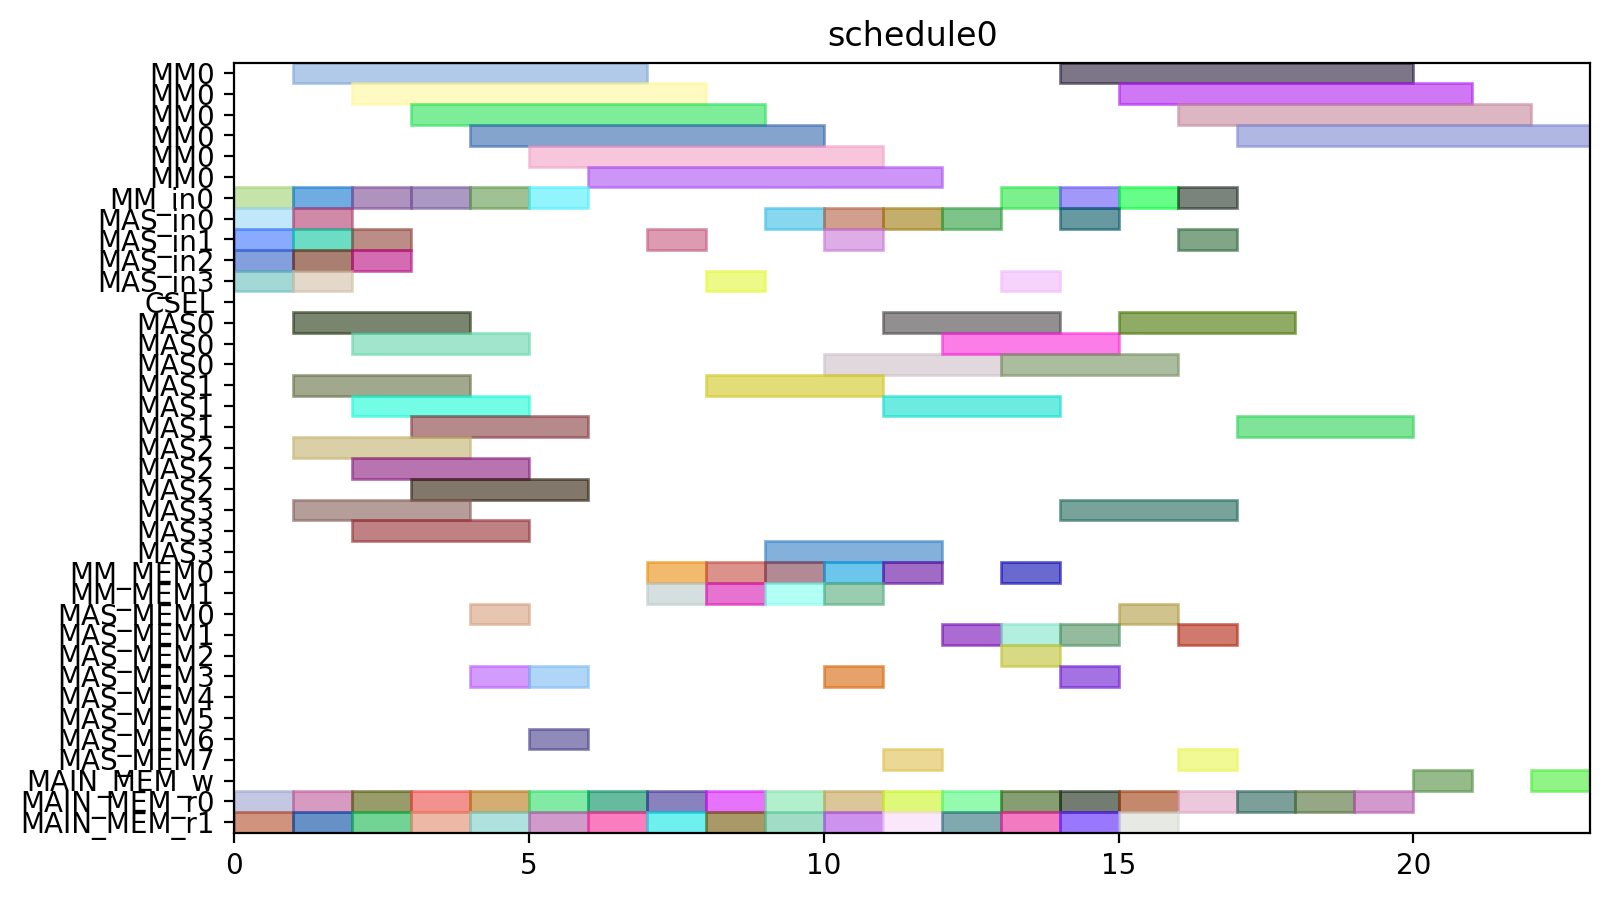

Write Python code to recreate this figure.
from pyschedule import Scenario, solvers, plotters, alt


def solve():
	horizon = 90
	S = Scenario("schedule0", horizon=horizon)

	# resource
	MM = S.Resources('MM', num=1, size=6)
	MM_in = S.Resources('MM_in', num=1)
	MAS_in = S.Resources('MAS_in', num=4)
	CSEL = S.Resource('CSEL')
	MAS = S.Resources('MAS', num=4, size=3, periods=range(1, horizon))
	MM_MEM = S.Resources('MM_MEM', num=2)
	MAS_MEM = S.Resources('MAS_MEM', num=8)
	MAIN_MEM_w = S.Resource('MAIN_MEM_w', size=1)
	MAIN_MEM_r = S.Resources('MAIN_MEM_r', num=2)

	# result of previous scheduling

	# new tasks
	t0_t0 = S.Task('t0_t0', length=6, delay_cost=1)
	t0_t0 += alt(MM)
	t0_t0_in = S.Task('t0_t0_in', length=1, delay_cost=1)
	t0_t0_in += alt(MM_in)
	S += t0_t0_in*MM_in[0]<=t0_t0*MM[0]

	t0_t0_mem0 = S.Task('t0_t0_mem0', length=1, delay_cost=1)
	t0_t0_mem0 += MAIN_MEM_r[0]
	t0_t0_mem1 = S.Task('t0_t0_mem1', length=1, delay_cost=1)
	t0_t0_mem1 += MAIN_MEM_r[1]
	t0_t1 = S.Task('t0_t1', length=6, delay_cost=1)
	t0_t1 += alt(MM)
	t0_t1_in = S.Task('t0_t1_in', length=1, delay_cost=1)
	t0_t1_in += alt(MM_in)
	S += t0_t1_in*MM_in[0]<=t0_t1*MM[0]

	t0_t1_mem0 = S.Task('t0_t1_mem0', length=1, delay_cost=1)
	t0_t1_mem0 += MAIN_MEM_r[0]
	t0_t1_mem1 = S.Task('t0_t1_mem1', length=1, delay_cost=1)
	t0_t1_mem1 += MAIN_MEM_r[1]
	t0_t2 = S.Task('t0_t2', length=3, delay_cost=1)
	t0_t2 += alt(MAS)
	t0_t2_in = S.Task('t0_t2_in', length=1, delay_cost=1)
	t0_t2_in += alt(MAS_in)
	S += t0_t2_in*MAS_in[0]<=t0_t2*MAS[0]

	S += t0_t2_in*MAS_in[1]<=t0_t2*MAS[1]

	S += t0_t2_in*MAS_in[2]<=t0_t2*MAS[2]

	S += t0_t2_in*MAS_in[3]<=t0_t2*MAS[3]

	t0_t2_mem0 = S.Task('t0_t2_mem0', length=1, delay_cost=1)
	t0_t2_mem0 += MAIN_MEM_r[0]
	t0_t2_mem1 = S.Task('t0_t2_mem1', length=1, delay_cost=1)
	t0_t2_mem1 += MAIN_MEM_r[1]
	t0_t3 = S.Task('t0_t3', length=3, delay_cost=1)
	t0_t3 += alt(MAS)
	t0_t3_in = S.Task('t0_t3_in', length=1, delay_cost=1)
	t0_t3_in += alt(MAS_in)
	S += t0_t3_in*MAS_in[0]<=t0_t3*MAS[0]

	S += t0_t3_in*MAS_in[1]<=t0_t3*MAS[1]

	S += t0_t3_in*MAS_in[2]<=t0_t3*MAS[2]

	S += t0_t3_in*MAS_in[3]<=t0_t3*MAS[3]

	t0_t3_mem0 = S.Task('t0_t3_mem0', length=1, delay_cost=1)
	t0_t3_mem0 += MAIN_MEM_r[0]
	t0_t3_mem1 = S.Task('t0_t3_mem1', length=1, delay_cost=1)
	t0_t3_mem1 += MAIN_MEM_r[1]
	t2_t0 = S.Task('t2_t0', length=6, delay_cost=1)
	t2_t0 += alt(MM)
	t2_t0_in = S.Task('t2_t0_in', length=1, delay_cost=1)
	t2_t0_in += alt(MM_in)
	S += t2_t0_in*MM_in[0]<=t2_t0*MM[0]

	t2_t0_mem0 = S.Task('t2_t0_mem0', length=1, delay_cost=1)
	t2_t0_mem0 += MAIN_MEM_r[0]
	t2_t0_mem1 = S.Task('t2_t0_mem1', length=1, delay_cost=1)
	t2_t0_mem1 += MAIN_MEM_r[1]
	t2_t1 = S.Task('t2_t1', length=6, delay_cost=1)
	t2_t1 += alt(MM)
	t2_t1_in = S.Task('t2_t1_in', length=1, delay_cost=1)
	t2_t1_in += alt(MM_in)
	S += t2_t1_in*MM_in[0]<=t2_t1*MM[0]

	t2_t1_mem0 = S.Task('t2_t1_mem0', length=1, delay_cost=1)
	t2_t1_mem0 += MAIN_MEM_r[0]
	t2_t1_mem1 = S.Task('t2_t1_mem1', length=1, delay_cost=1)
	t2_t1_mem1 += MAIN_MEM_r[1]
	t2_t2 = S.Task('t2_t2', length=3, delay_cost=1)
	t2_t2 += alt(MAS)
	t2_t2_in = S.Task('t2_t2_in', length=1, delay_cost=1)
	t2_t2_in += alt(MAS_in)
	S += t2_t2_in*MAS_in[0]<=t2_t2*MAS[0]

	S += t2_t2_in*MAS_in[1]<=t2_t2*MAS[1]

	S += t2_t2_in*MAS_in[2]<=t2_t2*MAS[2]

	S += t2_t2_in*MAS_in[3]<=t2_t2*MAS[3]

	t2_t2_mem0 = S.Task('t2_t2_mem0', length=1, delay_cost=1)
	t2_t2_mem0 += MAIN_MEM_r[0]
	t2_t2_mem1 = S.Task('t2_t2_mem1', length=1, delay_cost=1)
	t2_t2_mem1 += MAIN_MEM_r[1]
	t2_t3 = S.Task('t2_t3', length=3, delay_cost=1)
	t2_t3 += alt(MAS)
	t2_t3_in = S.Task('t2_t3_in', length=1, delay_cost=1)
	t2_t3_in += alt(MAS_in)
	S += t2_t3_in*MAS_in[0]<=t2_t3*MAS[0]

	S += t2_t3_in*MAS_in[1]<=t2_t3*MAS[1]

	S += t2_t3_in*MAS_in[2]<=t2_t3*MAS[2]

	S += t2_t3_in*MAS_in[3]<=t2_t3*MAS[3]

	t2_t3_mem0 = S.Task('t2_t3_mem0', length=1, delay_cost=1)
	t2_t3_mem0 += MAIN_MEM_r[0]
	t2_t3_mem1 = S.Task('t2_t3_mem1', length=1, delay_cost=1)
	t2_t3_mem1 += MAIN_MEM_r[1]
	t7_t2 = S.Task('t7_t2', length=3, delay_cost=1)
	t7_t2 += alt(MAS)
	t7_t2_in = S.Task('t7_t2_in', length=1, delay_cost=1)
	t7_t2_in += alt(MAS_in)
	S += t7_t2_in*MAS_in[0]<=t7_t2*MAS[0]

	S += t7_t2_in*MAS_in[1]<=t7_t2*MAS[1]

	S += t7_t2_in*MAS_in[2]<=t7_t2*MAS[2]

	S += t7_t2_in*MAS_in[3]<=t7_t2*MAS[3]

	t7_t2_mem0 = S.Task('t7_t2_mem0', length=1, delay_cost=1)
	t7_t2_mem0 += MAIN_MEM_r[0]
	t7_t2_mem1 = S.Task('t7_t2_mem1', length=1, delay_cost=1)
	t7_t2_mem1 += MAIN_MEM_r[1]
	t9_t2 = S.Task('t9_t2', length=3, delay_cost=1)
	t9_t2 += alt(MAS)
	t9_t2_in = S.Task('t9_t2_in', length=1, delay_cost=1)
	t9_t2_in += alt(MAS_in)
	S += t9_t2_in*MAS_in[0]<=t9_t2*MAS[0]

	S += t9_t2_in*MAS_in[1]<=t9_t2*MAS[1]

	S += t9_t2_in*MAS_in[2]<=t9_t2*MAS[2]

	S += t9_t2_in*MAS_in[3]<=t9_t2*MAS[3]

	t9_t2_mem0 = S.Task('t9_t2_mem0', length=1, delay_cost=1)
	t9_t2_mem0 += MAIN_MEM_r[0]
	t9_t2_mem1 = S.Task('t9_t2_mem1', length=1, delay_cost=1)
	t9_t2_mem1 += MAIN_MEM_r[1]
	t14_t2 = S.Task('t14_t2', length=3, delay_cost=1)
	t14_t2 += alt(MAS)
	t14_t2_in = S.Task('t14_t2_in', length=1, delay_cost=1)
	t14_t2_in += alt(MAS_in)
	S += t14_t2_in*MAS_in[0]<=t14_t2*MAS[0]

	S += t14_t2_in*MAS_in[1]<=t14_t2*MAS[1]

	S += t14_t2_in*MAS_in[2]<=t14_t2*MAS[2]

	S += t14_t2_in*MAS_in[3]<=t14_t2*MAS[3]

	t14_t2_mem0 = S.Task('t14_t2_mem0', length=1, delay_cost=1)
	t14_t2_mem0 += MAIN_MEM_r[0]
	t14_t2_mem1 = S.Task('t14_t2_mem1', length=1, delay_cost=1)
	t14_t2_mem1 += MAIN_MEM_r[1]
	new_TZ_t2 = S.Task('new_TZ_t2', length=3, delay_cost=1)
	new_TZ_t2 += alt(MAS)
	new_TZ_t2_in = S.Task('new_TZ_t2_in', length=1, delay_cost=1)
	new_TZ_t2_in += alt(MAS_in)
	S += new_TZ_t2_in*MAS_in[0]<=new_TZ_t2*MAS[0]

	S += new_TZ_t2_in*MAS_in[1]<=new_TZ_t2*MAS[1]

	S += new_TZ_t2_in*MAS_in[2]<=new_TZ_t2*MAS[2]

	S += new_TZ_t2_in*MAS_in[3]<=new_TZ_t2*MAS[3]

	new_TZ_t2_mem0 = S.Task('new_TZ_t2_mem0', length=1, delay_cost=1)
	new_TZ_t2_mem0 += MAIN_MEM_r[0]
	new_TZ_t2_mem1 = S.Task('new_TZ_t2_mem1', length=1, delay_cost=1)
	new_TZ_t2_mem1 += MAIN_MEM_r[1]
	t16_t2 = S.Task('t16_t2', length=3, delay_cost=1)
	t16_t2 += alt(MAS)
	t16_t2_in = S.Task('t16_t2_in', length=1, delay_cost=1)
	t16_t2_in += alt(MAS_in)
	S += t16_t2_in*MAS_in[0]<=t16_t2*MAS[0]

	S += t16_t2_in*MAS_in[1]<=t16_t2*MAS[1]

	S += t16_t2_in*MAS_in[2]<=t16_t2*MAS[2]

	S += t16_t2_in*MAS_in[3]<=t16_t2*MAS[3]

	t16_t2_mem0 = S.Task('t16_t2_mem0', length=1, delay_cost=1)
	t16_t2_mem0 += MAIN_MEM_r[0]
	t16_t2_mem1 = S.Task('t16_t2_mem1', length=1, delay_cost=1)
	t16_t2_mem1 += MAIN_MEM_r[1]
	t17_t2 = S.Task('t17_t2', length=3, delay_cost=1)
	t17_t2 += alt(MAS)
	t17_t2_in = S.Task('t17_t2_in', length=1, delay_cost=1)
	t17_t2_in += alt(MAS_in)
	S += t17_t2_in*MAS_in[0]<=t17_t2*MAS[0]

	S += t17_t2_in*MAS_in[1]<=t17_t2*MAS[1]

	S += t17_t2_in*MAS_in[2]<=t17_t2*MAS[2]

	S += t17_t2_in*MAS_in[3]<=t17_t2*MAS[3]

	t17_t2_mem0 = S.Task('t17_t2_mem0', length=1, delay_cost=1)
	t17_t2_mem0 += MAIN_MEM_r[0]
	t17_t2_mem1 = S.Task('t17_t2_mem1', length=1, delay_cost=1)
	t17_t2_mem1 += MAIN_MEM_r[1]
	t0_t4 = S.Task('t0_t4', length=6, delay_cost=1)
	t0_t4 += alt(MM)
	t0_t4_in = S.Task('t0_t4_in', length=1, delay_cost=1)
	t0_t4_in += alt(MM_in)
	S += t0_t4_in*MM_in[0]<=t0_t4*MM[0]

	t0_t4_mem0 = S.Task('t0_t4_mem0', length=1, delay_cost=1)
	t0_t4_mem0 += alt(MAS_MEM)
	S += (t0_t2*MAS[0])-1 < t0_t4_mem0*MAS_MEM[0]
	S += (t0_t2*MAS[1])-1 < t0_t4_mem0*MAS_MEM[2]
	S += (t0_t2*MAS[2])-1 < t0_t4_mem0*MAS_MEM[4]
	S += (t0_t2*MAS[3])-1 < t0_t4_mem0*MAS_MEM[6]
	S += t0_t4_mem0 <= t0_t4

	t0_t4_mem1 = S.Task('t0_t4_mem1', length=1, delay_cost=1)
	t0_t4_mem1 += alt(MAS_MEM)
	S += (t0_t3*MAS[0])-1 < t0_t4_mem1*MAS_MEM[1]
	S += (t0_t3*MAS[1])-1 < t0_t4_mem1*MAS_MEM[3]
	S += (t0_t3*MAS[2])-1 < t0_t4_mem1*MAS_MEM[5]
	S += (t0_t3*MAS[3])-1 < t0_t4_mem1*MAS_MEM[7]
	S += t0_t4_mem1 <= t0_t4

	t00 = S.Task('t00', length=3, delay_cost=1)
	t00 += alt(MAS)
	t00_in = S.Task('t00_in', length=1, delay_cost=1)
	t00_in += alt(MAS_in)
	S += t00_in*MAS_in[0]<=t00*MAS[0]

	S += t00_in*MAS_in[1]<=t00*MAS[1]

	S += t00_in*MAS_in[2]<=t00*MAS[2]

	S += t00_in*MAS_in[3]<=t00*MAS[3]

	t00_mem0 = S.Task('t00_mem0', length=1, delay_cost=1)
	t00_mem0 += alt(MM_MEM)
	S += (t0_t0*MM[0])-1 < t00_mem0*MM_MEM[0]
	S += t00_mem0 <= t00

	t00_mem1 = S.Task('t00_mem1', length=1, delay_cost=1)
	t00_mem1 += alt(MM_MEM)
	S += (t0_t1*MM[0])-1 < t00_mem1*MM_MEM[1]
	S += t00_mem1 <= t00

	t0_t5 = S.Task('t0_t5', length=3, delay_cost=1)
	t0_t5 += alt(MAS)
	t0_t5_in = S.Task('t0_t5_in', length=1, delay_cost=1)
	t0_t5_in += alt(MAS_in)
	S += t0_t5_in*MAS_in[0]<=t0_t5*MAS[0]

	S += t0_t5_in*MAS_in[1]<=t0_t5*MAS[1]

	S += t0_t5_in*MAS_in[2]<=t0_t5*MAS[2]

	S += t0_t5_in*MAS_in[3]<=t0_t5*MAS[3]

	t0_t5_mem0 = S.Task('t0_t5_mem0', length=1, delay_cost=1)
	t0_t5_mem0 += alt(MM_MEM)
	S += (t0_t0*MM[0])-1 < t0_t5_mem0*MM_MEM[0]
	S += t0_t5_mem0 <= t0_t5

	t0_t5_mem1 = S.Task('t0_t5_mem1', length=1, delay_cost=1)
	t0_t5_mem1 += alt(MM_MEM)
	S += (t0_t1*MM[0])-1 < t0_t5_mem1*MM_MEM[1]
	S += t0_t5_mem1 <= t0_t5

	t2_t4 = S.Task('t2_t4', length=6, delay_cost=1)
	t2_t4 += alt(MM)
	t2_t4_in = S.Task('t2_t4_in', length=1, delay_cost=1)
	t2_t4_in += alt(MM_in)
	S += t2_t4_in*MM_in[0]<=t2_t4*MM[0]

	t2_t4_mem0 = S.Task('t2_t4_mem0', length=1, delay_cost=1)
	t2_t4_mem0 += alt(MAS_MEM)
	S += (t2_t2*MAS[0])-1 < t2_t4_mem0*MAS_MEM[0]
	S += (t2_t2*MAS[1])-1 < t2_t4_mem0*MAS_MEM[2]
	S += (t2_t2*MAS[2])-1 < t2_t4_mem0*MAS_MEM[4]
	S += (t2_t2*MAS[3])-1 < t2_t4_mem0*MAS_MEM[6]
	S += t2_t4_mem0 <= t2_t4

	t2_t4_mem1 = S.Task('t2_t4_mem1', length=1, delay_cost=1)
	t2_t4_mem1 += alt(MAS_MEM)
	S += (t2_t3*MAS[0])-1 < t2_t4_mem1*MAS_MEM[1]
	S += (t2_t3*MAS[1])-1 < t2_t4_mem1*MAS_MEM[3]
	S += (t2_t3*MAS[2])-1 < t2_t4_mem1*MAS_MEM[5]
	S += (t2_t3*MAS[3])-1 < t2_t4_mem1*MAS_MEM[7]
	S += t2_t4_mem1 <= t2_t4

	t20 = S.Task('t20', length=3, delay_cost=1)
	t20 += alt(MAS)
	t20_in = S.Task('t20_in', length=1, delay_cost=1)
	t20_in += alt(MAS_in)
	S += t20_in*MAS_in[0]<=t20*MAS[0]

	S += t20_in*MAS_in[1]<=t20*MAS[1]

	S += t20_in*MAS_in[2]<=t20*MAS[2]

	S += t20_in*MAS_in[3]<=t20*MAS[3]

	t20_mem0 = S.Task('t20_mem0', length=1, delay_cost=1)
	t20_mem0 += alt(MM_MEM)
	S += (t2_t0*MM[0])-1 < t20_mem0*MM_MEM[0]
	S += t20_mem0 <= t20

	t20_mem1 = S.Task('t20_mem1', length=1, delay_cost=1)
	t20_mem1 += alt(MM_MEM)
	S += (t2_t1*MM[0])-1 < t20_mem1*MM_MEM[1]
	S += t20_mem1 <= t20

	t2_t5 = S.Task('t2_t5', length=3, delay_cost=1)
	t2_t5 += alt(MAS)
	t2_t5_in = S.Task('t2_t5_in', length=1, delay_cost=1)
	t2_t5_in += alt(MAS_in)
	S += t2_t5_in*MAS_in[0]<=t2_t5*MAS[0]

	S += t2_t5_in*MAS_in[1]<=t2_t5*MAS[1]

	S += t2_t5_in*MAS_in[2]<=t2_t5*MAS[2]

	S += t2_t5_in*MAS_in[3]<=t2_t5*MAS[3]

	t2_t5_mem0 = S.Task('t2_t5_mem0', length=1, delay_cost=1)
	t2_t5_mem0 += alt(MM_MEM)
	S += (t2_t0*MM[0])-1 < t2_t5_mem0*MM_MEM[0]
	S += t2_t5_mem0 <= t2_t5

	t2_t5_mem1 = S.Task('t2_t5_mem1', length=1, delay_cost=1)
	t2_t5_mem1 += alt(MM_MEM)
	S += (t2_t1*MM[0])-1 < t2_t5_mem1*MM_MEM[1]
	S += t2_t5_mem1 <= t2_t5

	t01 = S.Task('t01', length=3, delay_cost=1)
	t01 += alt(MAS)
	t01_in = S.Task('t01_in', length=1, delay_cost=1)
	t01_in += alt(MAS_in)
	S += t01_in*MAS_in[0]<=t01*MAS[0]

	S += t01_in*MAS_in[1]<=t01*MAS[1]

	S += t01_in*MAS_in[2]<=t01*MAS[2]

	S += t01_in*MAS_in[3]<=t01*MAS[3]

	t01_mem0 = S.Task('t01_mem0', length=1, delay_cost=1)
	t01_mem0 += alt(MM_MEM)
	S += (t0_t4*MM[0])-1 < t01_mem0*MM_MEM[0]
	S += t01_mem0 <= t01

	t01_mem1 = S.Task('t01_mem1', length=1, delay_cost=1)
	t01_mem1 += alt(MAS_MEM)
	S += (t0_t5*MAS[0])-1 < t01_mem1*MAS_MEM[1]
	S += (t0_t5*MAS[1])-1 < t01_mem1*MAS_MEM[3]
	S += (t0_t5*MAS[2])-1 < t01_mem1*MAS_MEM[5]
	S += (t0_t5*MAS[3])-1 < t01_mem1*MAS_MEM[7]
	S += t01_mem1 <= t01

	t10 = S.Task('t10', length=3, delay_cost=1)
	t10 += alt(MAS)
	t10_in = S.Task('t10_in', length=1, delay_cost=1)
	t10_in += alt(MAS_in)
	S += t10_in*MAS_in[0]<=t10*MAS[0]

	S += t10_in*MAS_in[1]<=t10*MAS[1]

	S += t10_in*MAS_in[2]<=t10*MAS[2]

	S += t10_in*MAS_in[3]<=t10*MAS[3]

	t10_mem0 = S.Task('t10_mem0', length=1, delay_cost=1)
	t10_mem0 += MAIN_MEM_r[0]
	t10_mem1 = S.Task('t10_mem1', length=1, delay_cost=1)
	t10_mem1 += alt(MAS_MEM)
	S += (t00*MAS[0])-1 < t10_mem1*MAS_MEM[1]
	S += (t00*MAS[1])-1 < t10_mem1*MAS_MEM[3]
	S += (t00*MAS[2])-1 < t10_mem1*MAS_MEM[5]
	S += (t00*MAS[3])-1 < t10_mem1*MAS_MEM[7]
	S += t10_mem1 <= t10

	t21 = S.Task('t21', length=3, delay_cost=1)
	t21 += alt(MAS)
	t21_in = S.Task('t21_in', length=1, delay_cost=1)
	t21_in += alt(MAS_in)
	S += t21_in*MAS_in[0]<=t21*MAS[0]

	S += t21_in*MAS_in[1]<=t21*MAS[1]

	S += t21_in*MAS_in[2]<=t21*MAS[2]

	S += t21_in*MAS_in[3]<=t21*MAS[3]

	t21_mem0 = S.Task('t21_mem0', length=1, delay_cost=1)
	t21_mem0 += alt(MM_MEM)
	S += (t2_t4*MM[0])-1 < t21_mem0*MM_MEM[0]
	S += t21_mem0 <= t21

	t21_mem1 = S.Task('t21_mem1', length=1, delay_cost=1)
	t21_mem1 += alt(MAS_MEM)
	S += (t2_t5*MAS[0])-1 < t21_mem1*MAS_MEM[1]
	S += (t2_t5*MAS[1])-1 < t21_mem1*MAS_MEM[3]
	S += (t2_t5*MAS[2])-1 < t21_mem1*MAS_MEM[5]
	S += (t2_t5*MAS[3])-1 < t21_mem1*MAS_MEM[7]
	S += t21_mem1 <= t21

	t30 = S.Task('t30', length=3, delay_cost=1)
	t30 += alt(MAS)
	t30_in = S.Task('t30_in', length=1, delay_cost=1)
	t30_in += alt(MAS_in)
	S += t30_in*MAS_in[0]<=t30*MAS[0]

	S += t30_in*MAS_in[1]<=t30*MAS[1]

	S += t30_in*MAS_in[2]<=t30*MAS[2]

	S += t30_in*MAS_in[3]<=t30*MAS[3]

	t30_mem0 = S.Task('t30_mem0', length=1, delay_cost=1)
	t30_mem0 += MAIN_MEM_r[0]
	t30_mem1 = S.Task('t30_mem1', length=1, delay_cost=1)
	t30_mem1 += alt(MAS_MEM)
	S += (t20*MAS[0])-1 < t30_mem1*MAS_MEM[1]
	S += (t20*MAS[1])-1 < t30_mem1*MAS_MEM[3]
	S += (t20*MAS[2])-1 < t30_mem1*MAS_MEM[5]
	S += (t20*MAS[3])-1 < t30_mem1*MAS_MEM[7]
	S += t30_mem1 <= t30

	t11 = S.Task('t11', length=3, delay_cost=1)
	t11 += alt(MAS)
	t11_in = S.Task('t11_in', length=1, delay_cost=1)
	t11_in += alt(MAS_in)
	S += t11_in*MAS_in[0]<=t11*MAS[0]

	S += t11_in*MAS_in[1]<=t11*MAS[1]

	S += t11_in*MAS_in[2]<=t11*MAS[2]

	S += t11_in*MAS_in[3]<=t11*MAS[3]

	t11_mem0 = S.Task('t11_mem0', length=1, delay_cost=1)
	t11_mem0 += MAIN_MEM_r[0]
	t11_mem1 = S.Task('t11_mem1', length=1, delay_cost=1)
	t11_mem1 += alt(MAS_MEM)
	S += (t01*MAS[0])-1 < t11_mem1*MAS_MEM[1]
	S += (t01*MAS[1])-1 < t11_mem1*MAS_MEM[3]
	S += (t01*MAS[2])-1 < t11_mem1*MAS_MEM[5]
	S += (t01*MAS[3])-1 < t11_mem1*MAS_MEM[7]
	S += t11_mem1 <= t11

	t31 = S.Task('t31', length=3, delay_cost=1)
	t31 += alt(MAS)
	t31_in = S.Task('t31_in', length=1, delay_cost=1)
	t31_in += alt(MAS_in)
	S += t31_in*MAS_in[0]<=t31*MAS[0]

	S += t31_in*MAS_in[1]<=t31*MAS[1]

	S += t31_in*MAS_in[2]<=t31*MAS[2]

	S += t31_in*MAS_in[3]<=t31*MAS[3]

	t31_mem0 = S.Task('t31_mem0', length=1, delay_cost=1)
	t31_mem0 += MAIN_MEM_r[0]
	t31_mem1 = S.Task('t31_mem1', length=1, delay_cost=1)
	t31_mem1 += alt(MAS_MEM)
	S += (t21*MAS[0])-1 < t31_mem1*MAS_MEM[1]
	S += (t21*MAS[1])-1 < t31_mem1*MAS_MEM[3]
	S += (t21*MAS[2])-1 < t31_mem1*MAS_MEM[5]
	S += (t21*MAS[3])-1 < t31_mem1*MAS_MEM[7]
	S += t31_mem1 <= t31

	c010 = S.Task('c010', length=6, delay_cost=1)
	c010 += alt(MM)
	c010_in = S.Task('c010_in', length=1, delay_cost=1)
	c010_in += alt(MM_in)
	S += c010_in*MM_in[0]<=c010*MM[0]

	S += 0<c010

	c010_w = S.Task('c010_w', length=1, delay_cost=1)
	c010_w += alt(MAIN_MEM_w)
	S += c010 <= c010_w

	c010_mem0 = S.Task('c010_mem0', length=1, delay_cost=1)
	c010_mem0 += alt(MAS_MEM)
	S += (t30*MAS[0])-1 < c010_mem0*MAS_MEM[0]
	S += (t30*MAS[1])-1 < c010_mem0*MAS_MEM[2]
	S += (t30*MAS[2])-1 < c010_mem0*MAS_MEM[4]
	S += (t30*MAS[3])-1 < c010_mem0*MAS_MEM[6]
	S += c010_mem0 <= c010

	c010_mem1 = S.Task('c010_mem1', length=1, delay_cost=1)
	c010_mem1 += MAIN_MEM_r[1]
	c200 = S.Task('c200', length=6, delay_cost=1)
	c200 += alt(MM)
	c200_in = S.Task('c200_in', length=1, delay_cost=1)
	c200_in += alt(MM_in)
	S += c200_in*MM_in[0]<=c200*MM[0]

	S += 0<c200

	c200_w = S.Task('c200_w', length=1, delay_cost=1)
	c200_w += alt(MAIN_MEM_w)
	S += c200 <= c200_w

	c200_mem0 = S.Task('c200_mem0', length=1, delay_cost=1)
	c200_mem0 += alt(MAS_MEM)
	S += (t10*MAS[0])-1 < c200_mem0*MAS_MEM[0]
	S += (t10*MAS[1])-1 < c200_mem0*MAS_MEM[2]
	S += (t10*MAS[2])-1 < c200_mem0*MAS_MEM[4]
	S += (t10*MAS[3])-1 < c200_mem0*MAS_MEM[6]
	S += c200_mem0 <= c200

	c200_mem1 = S.Task('c200_mem1', length=1, delay_cost=1)
	c200_mem1 += MAIN_MEM_r[1]
	t16_t0 = S.Task('t16_t0', length=6, delay_cost=1)
	t16_t0 += alt(MM)
	t16_t0_in = S.Task('t16_t0_in', length=1, delay_cost=1)
	t16_t0_in += alt(MM_in)
	S += t16_t0_in*MM_in[0]<=t16_t0*MM[0]

	t16_t0_mem0 = S.Task('t16_t0_mem0', length=1, delay_cost=1)
	t16_t0_mem0 += MAIN_MEM_r[0]
	t16_t0_mem1 = S.Task('t16_t0_mem1', length=1, delay_cost=1)
	t16_t0_mem1 += alt(MAS_MEM)
	S += (t30*MAS[0])-1 < t16_t0_mem1*MAS_MEM[1]
	S += (t30*MAS[1])-1 < t16_t0_mem1*MAS_MEM[3]
	S += (t30*MAS[2])-1 < t16_t0_mem1*MAS_MEM[5]
	S += (t30*MAS[3])-1 < t16_t0_mem1*MAS_MEM[7]
	S += t16_t0_mem1 <= t16_t0

	t17_t0 = S.Task('t17_t0', length=6, delay_cost=1)
	t17_t0 += alt(MM)
	t17_t0_in = S.Task('t17_t0_in', length=1, delay_cost=1)
	t17_t0_in += alt(MM_in)
	S += t17_t0_in*MM_in[0]<=t17_t0*MM[0]

	t17_t0_mem0 = S.Task('t17_t0_mem0', length=1, delay_cost=1)
	t17_t0_mem0 += MAIN_MEM_r[0]
	t17_t0_mem1 = S.Task('t17_t0_mem1', length=1, delay_cost=1)
	t17_t0_mem1 += alt(MAS_MEM)
	S += (t10*MAS[0])-1 < t17_t0_mem1*MAS_MEM[1]
	S += (t10*MAS[1])-1 < t17_t0_mem1*MAS_MEM[3]
	S += (t10*MAS[2])-1 < t17_t0_mem1*MAS_MEM[5]
	S += (t10*MAS[3])-1 < t17_t0_mem1*MAS_MEM[7]
	S += t17_t0_mem1 <= t17_t0

	solvers.mip.solve(S,msg=1,kind='CPLEX',ratio_gap=1.01)

	solution = [['hoge']*len(S.solution()[1]) for i in range(len(S.solution()))]
	for i in range(len(S.solution())):
		for j in range(len(S.solution()[i])):
			solution[i][j]=str(S.solution()[i][j])
	print(solution)

	cycles = int(solution[-1][3])

	pic_file_name = "/home/mfukuda/ABE/multiRAM_multiMAS_16mux/scheduling_result/stage6MM1_stage3MAS4/EP2_ADD_w_EVAL/schedule0.png"
	if(S.solution() != []):
		plotters.matplotlib.plot(S,img_filename=pic_file_name, show_task_labels=False, fig_size=(cycles*0.25+3, 5))

	return solution
